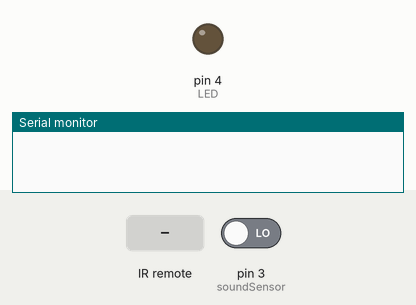
Simulated run of this sketch. Board: Arduino Uno, built with avr-gcc and run on an emulated ATmega328P. Parts: output pins drawn as LEDs (lit = HIGH), the last lines printed to the serial monitor. Dashed ring = blinking. The inputs (shaded band) are chosen by the test bench; at power-on: pin 3 (soundSensor) LOW. Pins used as bus, display or sensor lines are not drawn.

Above: at 1.4 s.
1.5 s: pin 3 (soundSensor) driven HIGH
At 4.2 s:
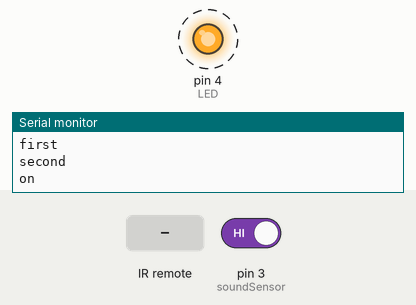
4.5 s: infrared code 0xB4B46C93 received
At 5.5 s:
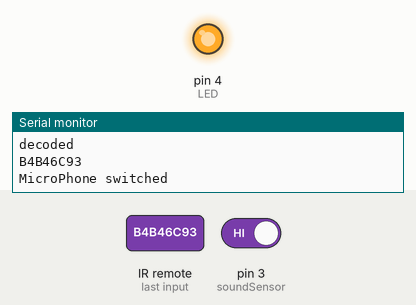
6.0 s: infrared code 0xB4B40CF3 received
At 7.0 s:
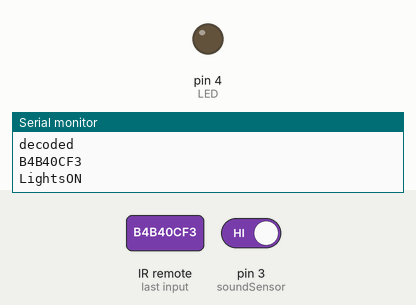
Timing chart, 0 to 9.0 s (numbered marks = the images above; inputs shaded):
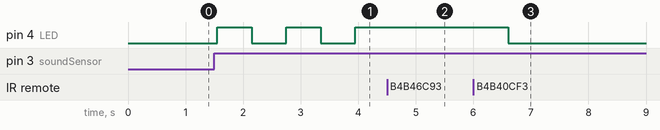

Measured:
- after the input at 1.5 s, pin 4 (LED): alternates HIGH for 0.60 s and LOW for 0.60 s, starting after 0.05 s
- after the input at 4.5 s, pin 4 (LED): stays HIGH (without the input it goes to LOW after 0.05 s)
- after the input at 6.0 s, pin 4 (LED): HIGH → LOW after 0.60 s

The sketch:

Clap_Switch.ino
```cpp
// #include <Wire.h>
// #include <Adafruit_GFX.h>
// #include <Adafruit_SH110X.h>
// #include "RTClib.h"
#include <IRremote.h>

// RTC_DS1307 rtc;
// #define SCREEN_I2C_ADDR 0x3C
// #define SCREEN_WIDTH 128
// #define SCREEN_HEIGHT 64
// #define OLED_RST_PIN -1

int receiverpin = 10;
IRrecv irrecv(receiverpin);
IRsend irsend;
decode_results results;


// Adafruit_SH1106G display = Adafruit_SH1106G(SCREEN_WIDTH, SCREEN_HEIGHT, &Wire, OLED_RST_PIN);

int soundSensor = 3;
int LED = 4;
boolean LEDStatus = false;
unsigned long secondClapTime = 0;
unsigned long firstClapTime = 0;
int clapWindow = 2000;  // Set the time window for detecting claps (in milliseconds)
boolean firstClapDetection = false;
int delayAfterClaps = 2000;  // Set the delay after two claps are detected (in milliseconds)
String lightStatue = " ";
boolean activeMicrophone = true;
int microphonePower=2;
void setup() {
  Serial.begin(9600);
  pinMode(receiverpin, INPUT);
  irrecv.enableIRIn();
  pinMode(soundSensor, INPUT);
  pinMode(LED, OUTPUT);
  pinMode(microphonePower, OUTPUT);
  digitalWrite(microphonePower, HIGH);
  // display.begin(SCREEN_I2C_ADDR, true);
  delay(250);
  // if (!rtc.begin()) {
  //   Serial.println("Couldn't find RTC");
  //   Serial.flush();
  //   abort();
  // }

  // if (!rtc.isrunning()) {
  //   Serial.println("RTC is NOT running, let's set the time!");
  //   rtc.adjust(DateTime(F(__DATE__), F(__TIME__)));
  // }
}

void loop() {
  // rtc and oled codes are very slow and it will not very sutable with our sound sensor clap window
  // DateTime now = rtc.now();
  // display.clearDisplay();
  // display.setTextSize(2);
  // display.setTextColor(1);
  // display.setCursor(0, 0);
  // display.print(now.year(), DEC);
  // display.print('/');
  // display.print(now.month(), DEC);
  // display.print('/');
  // display.print(now.day(), DEC);
  // display.print(" ");
  // display.println();
  // display.print(now.hour(), DEC);
  // display.print(':');
  // display.print(now.minute(), DEC);
  // display.println();
  // display.println(lightStatue);
  // display.display();
  if (irrecv.decode(&results)) {
    Serial.println("decoded");
    Serial.println(results.value, HEX);
    if (results.value == 0XB4B40CF3) {
      Serial.println("LightsON");
      if (LEDStatus == false) {
        LEDStatus = true;
        digitalWrite(LED, HIGH);
        lightStatue = "Ligh Statue: ON";
        delay(2000);  // Delay to avoid rapid toggling
      } else {
        LEDStatus = false;
        digitalWrite(LED, LOW);
        lightStatue = "Ligh Statue: OFF";
        delay(2000);  // Delay to avoid rapid toggling
      }
      delay(100);
      irrecv.resume();
    }
     if (results.value == 0XB4B46C93) {
      Serial.println("MicroPhone switched");
      if (activeMicrophone == false) {
        activeMicrophone = true;
        digitalWrite(microphonePower, HIGH);
        delay(2000);  // Delay to avoid rapid toggling
      } else {
        activeMicrophone = false;
        digitalWrite(microphonePower, LOW);
        delay(2000);// Delay to avoid rapid toggling
      }
      delay(100);
      irrecv.resume();
    }
    irrecv.resume();
  }
  if (activeMicrophone) {
    if (digitalRead(soundSensor) == HIGH) {  // Sound detected
      if (!firstClapDetection) {
        firstClapTime = millis();
        firstClapDetection = true;
        Serial.println("first");
      } else if (firstClapDetection) {

        // Two claps detected within the time window
        Serial.println("second");
        if ((millis() - firstClapTime) < clapWindow) {
          Serial.println("on");
          if (LEDStatus == false) {
            LEDStatus = true;
            digitalWrite(LED, HIGH);
            lightStatue = "Ligh Statue: ON";
            delay(500);  // Delay to avoid rapid toggling
          } else {
            LEDStatus = false;
            digitalWrite(LED, LOW);
            lightStatue = "Ligh Statue: OFF";
            delay(500);  // Delay to avoid rapid toggling
          }
          firstClapDetection = false;
          firstClapTime = 0;
        }
      }
      delay(50);
    }
    if ((millis() - firstClapTime) > clapWindow) {
      firstClapDetection = false;
      firstClapTime = 0;
    }
  }
}
```
